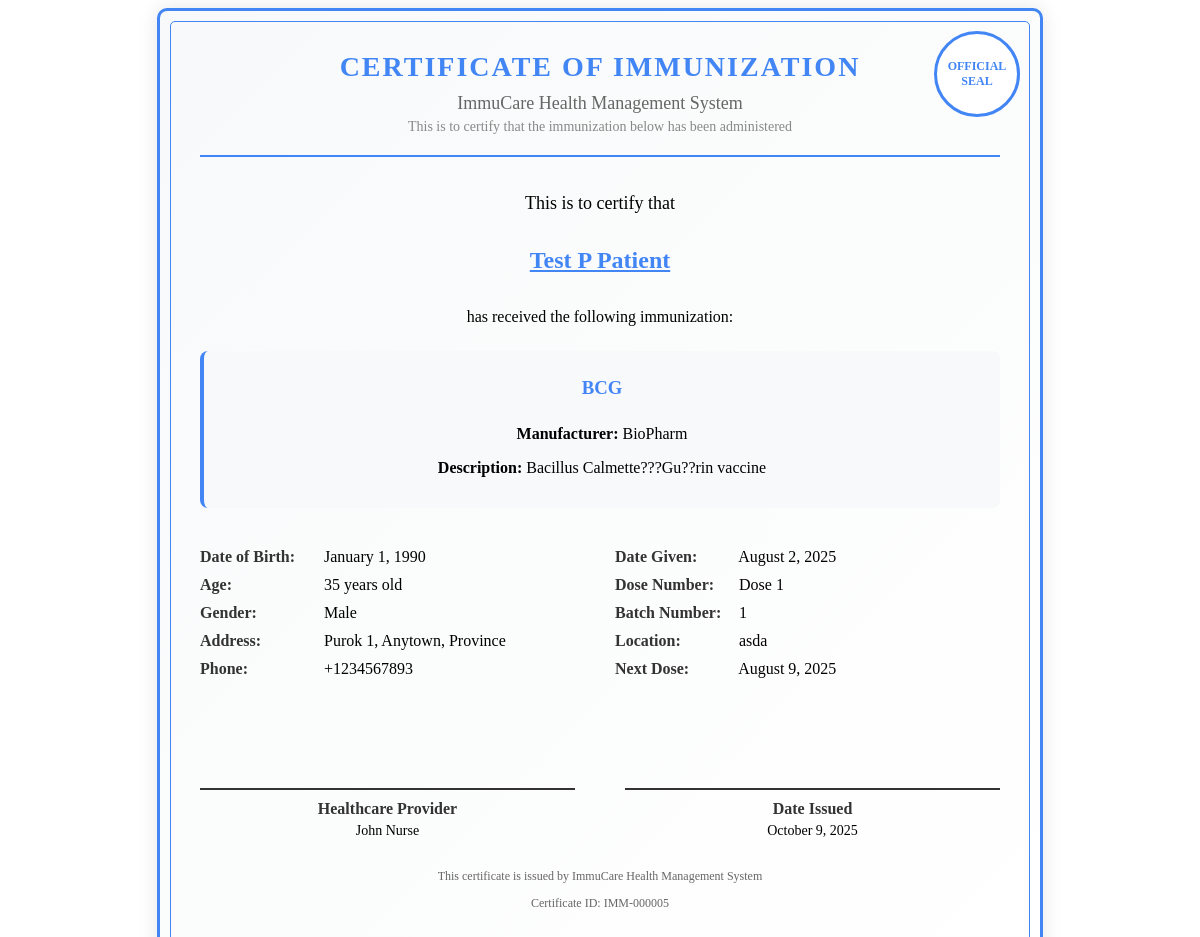
The page /get_certificate_content.php?id=5 (signed in) on the database its author committed.
### tables this page shows
CREATE TABLE `immunizations` (
  `id` int(11) NOT NULL,
  `patient_id` int(11) NOT NULL,
  `vaccine_id` int(11) NOT NULL,
  `administered_by` int(11) NOT NULL,
  `dose_number` int(11) DEFAULT 1,
  `batch_number` varchar(50) DEFAULT NULL,
  `expiration_date` date DEFAULT NULL,
  `administered_date` datetime NOT NULL,
  `next_dose_date` date DEFAULT NULL,
  `location` varchar(100) DEFAULT NULL,
  `diagnosis` text DEFAULT NULL,
  `transaction_id` varchar(100) DEFAULT NULL,
  `transaction_number` varchar(50) DEFAULT NULL,
  `created_at` datetime NOT NULL,
  `updated_at` timestamp NOT NULL DEFAULT current_timestamp() ON UPDATE current_timestamp()
);

CREATE TABLE `patients` (
  `id` int(11) NOT NULL,
  `user_id` int(11) DEFAULT NULL,
  `first_name` varchar(50) NOT NULL,
  `middle_name` varchar(50) DEFAULT NULL,
  `last_name` varchar(50) NOT NULL,
  `date_of_birth` date NOT NULL,
  `gender` enum('male','female','other') NOT NULL,
  `blood_type` varchar(10) DEFAULT NULL COMMENT 'Patient blood type (A+, A-, B+, B-, AB+, AB-, O+, O-)',
  `purok` text NOT NULL,
  `city` varchar(100) NOT NULL,
  `province` varchar(100) NOT NULL,
  `postal_code` varchar(20) DEFAULT NULL,
  `phone_number` varchar(20) DEFAULT NULL,
  `medical_history` text DEFAULT NULL,
  `allergies` text DEFAULT NULL,
  `diagnosis` text DEFAULT NULL COMMENT 'Patient diagnosis information',
  `created_at` datetime NOT NULL,
  `updated_at` timestamp NOT NULL DEFAULT current_timestamp() ON UPDATE current_timestamp()
);

CREATE TABLE `vaccines` (
  `id` int(11) NOT NULL,
  `name` varchar(100) NOT NULL,
  `manufacturer` varchar(100) DEFAULT NULL,
  `description` text DEFAULT NULL,
  `recommended_age` varchar(100) DEFAULT NULL,
  `doses_required` int(11) DEFAULT 1,
  `days_between_doses` int(11) DEFAULT NULL,
  `is_active` tinyint(1) DEFAULT 1,
  `created_at` datetime NOT NULL,
  `updated_at` timestamp NOT NULL DEFAULT current_timestamp() ON UPDATE current_timestamp()
);

CREATE TABLE `users` (
  `id` int(11) NOT NULL,
  `role_id` int(11) NOT NULL DEFAULT 4,
  `user_type` enum('admin','midwife','nurse','patient') NOT NULL DEFAULT 'patient',
  `name` varchar(100) NOT NULL,
  `email` varchar(100) NOT NULL,
  `phone` varchar(20) NOT NULL,
  `password` varchar(255) NOT NULL,
  `otp` varchar(6) DEFAULT NULL,
  `otp_expiry` datetime DEFAULT NULL,
  `is_active` tinyint(1) DEFAULT 1,
  `last_login` datetime NOT NULL,
  `created_at` datetime NOT NULL,
  `updated_at` timestamp NOT NULL DEFAULT current_timestamp() ON UPDATE current_timestamp()
);

### get_certificate_content.php (the view, shortened to what this page needs)
<?php
$immunization_id = (int)$_GET['id'];
$user_id = $_SESSION['user_id'];
$conn = new mysqli(DB_HOST, DB_USER, DB_PASS, DB_NAME);
$stmt = $conn->prepare("SELECT i.*, p.first_name, p.middle_name, p.last_name, p.date_of_birth, p.gender,
                        p.purok, p.city, p.province, p.phone_number, v.name as vaccine_name,
                        v.manufacturer, v.description as vaccine_description, v.recommended_age,
                        u.name as administered_by_name
                        FROM immunizations i
                        JOIN patients p ON i.patient_id = p.id
                        JOIN vaccines v ON i.vaccine_id = v.id
                        JOIN users u ON i.administered_by = u.id
                        WHERE i.id = ? AND i.administered_by = ?");
$stmt->bind_param("ii", $immunization_id, $user_id);
$stmt->execute();
$result = $stmt->get_result();
$immunization = $result->fetch_assoc();
$patient_age = date_diff(date_create($immunization['date_of_birth']), date_create('today'))->y;
?>
<div class="certificate">
    <div class="certificate-seal">
        OFFICIAL<br>SEAL
    </div>
    <div class="certificate-header">
        <div class="certificate-title">Certificate of Immunization</div>
        <div class="certificate-subtitle">ImmuCare Health Management System</div>
        <div style="font-size: 14px; color: #888;">This is to certify that the immunization below has been administered</div>
    </div>
    <div class="certificate-body">
        <p style="font-size: 18px; margin-bottom: 10px;">This is to certify that</p>
        <div class="patient-name">
            <?php echo htmlspecialchars($immunization['first_name'] . ' ' . ($immunization['middle_name'] ? $immunization['middle_name'] . ' ' : '') . $immunization['last_name']); ?>
        </div>
        <p style="margin: 20px 0;">has received the following immunization:</p>
        <div class="vaccine-info">
            <h3 style="margin: 0 0 15px 0; color: #4285f4; text-align: center;">
                <?php echo htmlspecialchars($immunization['vaccine_name']); ?>
            </h3>
            <p style="margin: 5px 0; text-align: center;">
                <strong>Manufacturer:</strong> <?php echo htmlspecialchars($immunization['manufacturer']); ?>
            </p>
            <p style="margin: 5px 0; text-align: center;">
                <strong>Description:</strong> <?php echo htmlspecialchars($immunization['vaccine_description']); ?>
            </p>
        </div>
    </div>
    <div class="certificate-details">
        <div>
            <div class="detail-item">
                <span class="detail-label">Date of Birth:</span>
                <?php echo date('F j, Y', strtotime($immunization['date_of_birth'])); ?>
            </div>
            <div class="detail-item">
                <span class="detail-label">Age:</span>
                <?php echo $patient_age; ?> years old
            </div>
            <div class="detail-item">
                <span class="detail-label">Gender:</span>
                <?php echo ucfirst($immunization['gender']); ?>
            </div>
            <div class="detail-item">
                <span class="detail-label">Address:</span>
                <?php echo htmlspecialchars($immunization['purok'] . ', ' . $immunization['city'] . ', ' . $immunization['province']); ?>
            </div>
            <div class="detail-item">
                <span class="detail-label">Phone:</span>
                <?php echo htmlspecialchars($immunization['phone_number']); ?>
            </div>
        </div>
        <div>
            <div class="detail-item">
                <span class="detail-label">Date Given:</span>
                <?php echo date('F j, Y', strtotime($immunization['administered_date'])); ?>
            </div>
            <div class="detail-item">
                <span class="detail-label">Dose Number:</span>
                Dose <?php echo $immunization['dose_number']; ?>
            </div>
            <div class="detail-item">
                <span class="detail-label">Batch Number:</span>
                <?php echo htmlspecialchars($immunization['batch_number']); ?>
            </div>
            <?php if ($immunization['location']): ?>
            <div class="detail-item">
                <span class="detail-label">Location:</span>
                <?php echo htmlspecialchars($immunization['location']); ?>
            </div>
            <?php endif; ?>
            <?php if ($immunization['next_dose_date']): ?>
            <div class="detail-item">
                <span class="detail-label">Next Dose:</span>
                <?php echo date('F j, Y', strtotime($immunization['next_dose_date'])); ?>
            </div>
            <?php endif; ?>
        </div>
    </div>
    <div class="certificate-footer">
        <div class="signature-section">
            <div class="signature-line"></div>
            <div class="signature-label">Healthcare Provider</div>
            <div style="font-size: 14px; margin-top: 5px;">
                <?php echo htmlspecialchars($immunization['administered_by_name']); ?>
            </div>
        </div>
        <div class="signature-section">
            <div class="signature-line"></div>
            <div class="signature-label">Date Issued</div>
            <div style="font-size: 14px; margin-top: 5px;">
                <?php echo date('F j, Y'); ?>
            </div>
        </div>
    </div>
    <div style="text-align: center; margin-top: 30px; font-size: 12px; color: #666;">
        <p>This certificate is issued by ImmuCare Health Management System</p>
        <p>Certificate ID: IMM-<?php echo str_pad($immunization['id'], 6, '0', STR_PAD_LEFT); ?></p>
    </div>
</div>

### get_certificate_content.php (style rules this page uses)
.certificate { max-width: 800px; margin: 0 auto; padding: 40px; border: 3px solid #4285f4; border-radius: 10px; background: linear-gradient(135deg, #f8f9fa 0%, #ffffff 100%); font-family: 'Times New Roman', serif; position: relative; box-shadow: 0 0 20px rgba(0,0,0,0.1); }
.certificate::before { content: ''; position: absolute; top: 10px; left: 10px; right: 10px; bottom: 10px; border: 1px solid #4285f4; border-radius: 5px; }
.certificate-header { text-align: center; margin-bottom: 30px; border-bottom: 2px solid #4285f4; padding-bottom: 20px; }
.certificate-title { font-size: 28px; font-weight: bold; color: #4285f4; margin-bottom: 10px; text-transform: uppercase; letter-spacing: 2px; }
.certificate-subtitle { font-size: 18px; color: #666; margin-bottom: 5px; }
.certificate-body { line-height: 1.8; font-size: 16px; text-align: center; margin-bottom: 40px; }
.patient-name { font-size: 24px; font-weight: bold; color: #4285f4; text-decoration: underline; margin: 20px 0; }
.vaccine-info { background-color: #f8f9fa; padding: 20px; border-radius: 8px; margin: 20px 0; border-left: 4px solid #4285f4; }
.certificate-details { display: grid; grid-template-columns: 1fr 1fr; gap: 30px; margin: 30px 0; text-align: left; }
.detail-item { margin-bottom: 10px; }
.detail-label { font-weight: bold; color: #333; display: inline-block; width: 120px; }
.certificate-footer { margin-top: 50px; display: grid; grid-template-columns: 1fr 1fr; gap: 50px; }
.signature-section { text-align: center; }
.signature-line { border-bottom: 2px solid #333; height: 50px; margin-bottom: 10px; position: relative; }
.signature-label { font-weight: bold; color: #333; }
.certificate-seal { position: absolute; top: 20px; right: 20px; width: 80px; height: 80px; border: 3px solid #4285f4; border-radius: 50%; display: flex; align-items: center; justify-content: center; font-size: 12px; font-weight: bold; color: #4285f4; text-align: center; background: white; }

### rows shown on the page
immunizations: patient.last_name "Test P Patient", vaccine.name "BCG", vaccine.manufacturer "BioPharm", vaccine.description "Bacillus Calmette???Gu??rin vaccine", patient.date_of_birth "January 1, 1990", patient.date_of_birth "35", patient.gender "Male", patient.province "Purok 1, Anytown, Province", patient.phone_number "+1234567893", administered_date "August 2, 2025", dose_number "1", batch_number "1", location "asda", next_dose_date "August 9, 2025", administered_by.name "John Nurse", id "000005"
